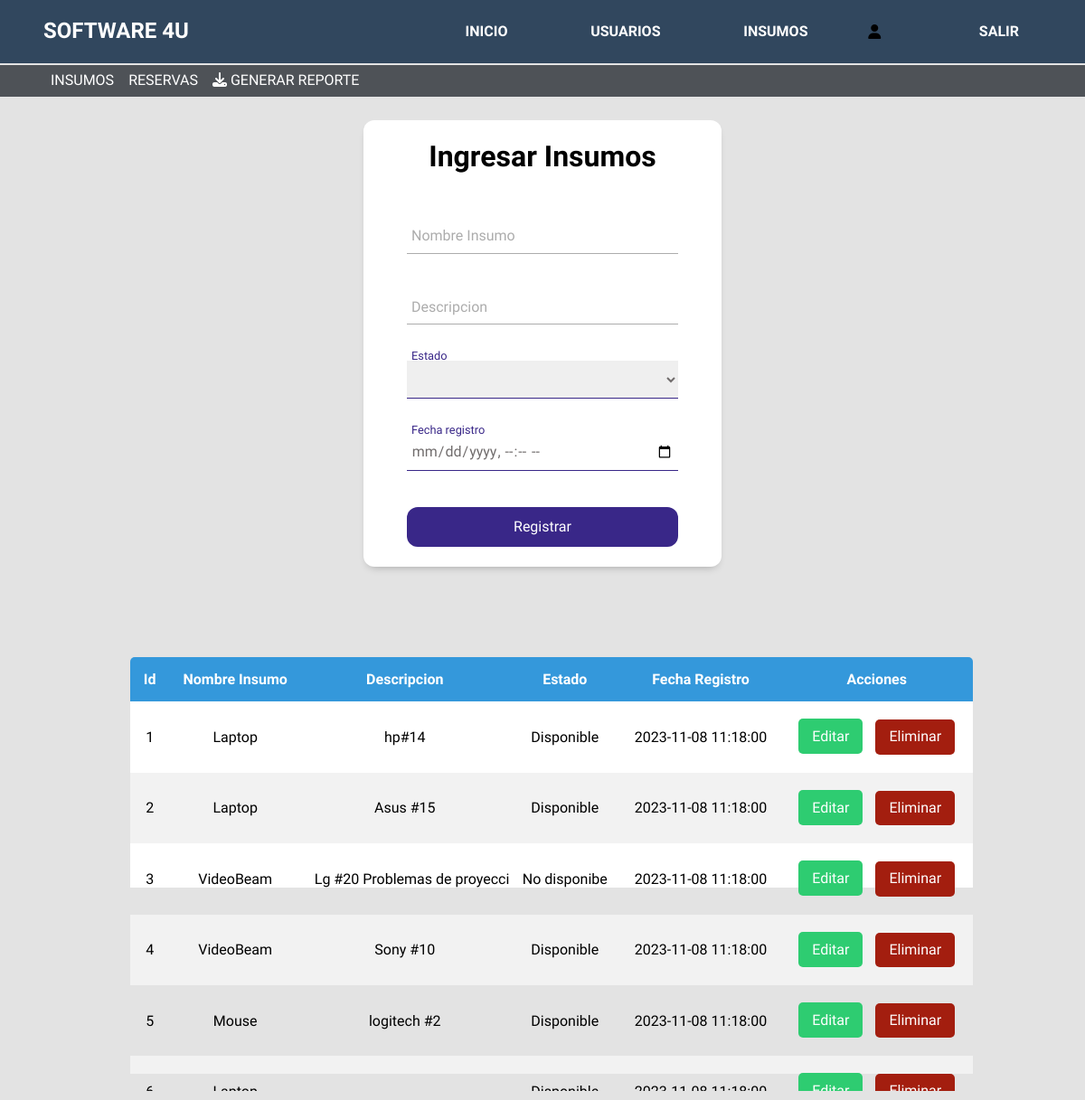
The page /php/admin-insumos.php on the database its author committed.
### tables this page shows
CREATE TABLE Insumos (
    id INT AUTO_INCREMENT PRIMARY KEY,
    NomInsumo VARCHAR(100),
    Descripcion TEXT,
    Estado VARCHAR(15),
    FechaRegistro DATETIME
);

### php/admin-insumos.php (the view, shortened to what this page needs)
<?php
include "../ConexionSQL/modificar-insumos.php";
?>
<!DOCTYPE html>
<html lang="en">
<head>
    <link rel="stylesheet" href="https://cdnjs.cloudflare.com/ajax/libs/normalize/8.0.1/normalize.min.css">
    <link rel="stylesheet" href="http://localhost/proyectofinal/assets/css/menu-abajo.css">
    <link rel="stylesheet" href="http://localhost/proyectofinal/assets/css/menu.css">
    <link rel="stylesheet" href="http://localhost/proyectofinal/assets/css/admi-insumos.css">
    <link rel="stylesheet" href="../fontawesome/fontawesome-free-6.5.1-web/css/all.css">
</head>
<body>
    <nav>
        <div class="logo"> Software 4U</div>
        <ul class="list">
        <li><a href="admin-inicio.php">Inicio</a></li>
            <li><a href="administrador.php">Usuarios</a></li>
            <li><a href="admin-insumos.php">Insumos</a></li>
            <i class="fa-solid fa-user"></i>
            <li><a href="../ConexionSQL/cerrar.php">Salir</a></li>
        </ul>
    </nav>
    <nav class="menu_abajo">
        <ul class="lista_abajo">
            <li><a href="admin-insumos.php">Insumos</a></li>
            <li><a href="admin-reservas.php">Reservas</a></li>
            <li><a href="../fpdf/ReporteInsumos.php" class="btn-reporte" target="_blank"><i class="fa-solid fa-download"></i> Generar reporte</a></li>
        </ul>
    </nav>
    <main>
        <div class="formulario">
            <h1>Ingresar Insumos</h1>
            <form method="post">
                <div class="cotainer">
                    <div class="congrup">
                        <input type="text" id="name" class="form_input" placeholder=" " name="nombre">
                        <label for="name" class="form_label">Nombre Insumo</label>
                    </div>
                    <div class="congrup">
                        <input type="text" id="description" class="form_input" placeholder=" " name="descripcion">
                        <label for="description" class="form_label">Descripcion</label>
                    </div>
                    <div class="congrup">
                        <select id="estado" class="form_input" placeholder=" " name="estado">
                            <option value="1"></option>
                            <option value="Disponible">Disponible</option>
                        </select>
                        <label for="estado" class="form_label">Estado</label>
                        <span class="form_line"></span>
                    </div>
                    <div class="congrup">
                        <input type="datetime-local" id="fecha-registro" class="form_input" placeholder=" "
                            name="fecha-registro">
                        <label for="fecha-registro" class="form_label">Fecha registro</label>
                        <span class="form_line"></span>
                    </div>
                    <input class="form_submit" type="submit" value="Registrar">
                </div>
            </form>
        </div>
        <div class="container-form">
            <div class="crud">
                <table>
                    <thead>
                        <tr>
                            <th>Id</th>
                            <th>Nombre Insumo</th>
                            <th>Descripcion</th>
                            <th>Estado</th>
                            <th>Fecha Registro</th>
                            <th>Acciones</th>
                        </tr>
                    </thead>
                    <tbody>
                        <?php
                        $sql = "SELECT * FROM insumos";
                        $result = $conn->query($sql);
                        if ($result === false) {
                            echo "Error en la consulta: " . $conn->error;
                        } else {
                            if ($result->num_rows > 0) {
                                while ($datos = $result->fetch_object()) {
                                    echo "<tr>";
                                    echo "<td>" . $datos->id . "</td>";
                                    echo "<td>" . $datos->NomInsumo . "</td>";
                                    echo "<td class='descripcion'>" . $datos->Descripcion . "</td>";
                                    echo "<td>" . $datos->Estado . "</td>";
                                    echo "<td>" . $datos->FechaRegistro . "</td>";
                                    echo "<td><a id='editar-" . $datos->id . "' class='my-button-editar'>Editar</a>
                                <a href='admin-insumos.php?id=" . $datos->id . "'><button class='my-button-eliminar'>Eliminar</button></a></td>";
                                }
                            } else {
                                echo "No se encontraron resultados.";
                            }
                        }
                        ?>
                    </tbody>
                </table>
            </div>
        </div>
    </main>
</body>
</html>

### assets/css/menu-abajo.css (style rules this page uses)
body { padding: 0px; margin: 0px; box-sizing: border-box; font-family: 'Dosis', sans-serif; }
.menu_abajo { position: fixed; z-index: 10; left: 0; right: 0; top: 72px; padding: 0 4%; height: 35px; background-color: #4e5257; }
.menu_abajo .lista_abajo { padding: 0; margin: 0; width: 100%; height: 100%; display: flex; align-items: center; justify-content: flex-start; transition: all 300ms ease; }
.menu_abajo .lista_abajo li { list-style: none; }
.menu_abajo .lista_abajo a { display: block; text-transform: uppercase; padding: 8px; font-size: 16px; color: white; text-decoration: none; transition: all 300ms ease; }

### assets/css/menu.css (style rules this page uses)
body { padding: 0px; margin: 0px; box-sizing: border-box; font-family: 'Dosis', sans-serif; }
nav { position: fixed; z-index: 10; left: 0; right: 0; top: 0; padding: 0 4%; height: 70px; background-color: #31475E; }
nav .logo { float: left; width: 40%; height: 100%; display: flex; align-items: center; font-size: 24px; font-weight: bold; color: white; text-transform: uppercase; }
nav .list { float: right; padding: 0; margin: 0; width: 60%; height: 100%; display: flex; justify-content: space-between; align-items: center; }
nav .list li { list-style: none; }
nav .list a { display: block; text-transform: uppercase; padding: 15px 25px; font-size: 16px; font-weight: bold; color: white; text-decoration: none; border-radius: 25px; transition: all 300ms ease; }

### assets/css/admi-insumos.css (style rules this page uses)
body { font-family: 'Dosis', sans-serif; background-color: #E3E3E3; }
main { display: flex; justify-content: center; text-align: center; flex-wrap: wrap; margin-top: 15px; }
.formulario { background-color: white; width: 60%; max-width: 300px; padding: 4.5em 3em; border-radius: 12px; box-shadow: 0 5px 10px -5px rgb(0 0 0 /30%); text-align: center; max-height: 350px; }
.formulario h1 { margin-top: -50px; margin-bottom: 10px; color: black; font-size: 2rem; }
.formulario .cotainer { display: grid; gap: 2.5em; }
.formulario .congrup { position: relative; --color: #5757577e; }
.form_input { width: 100%; background-color: none; color: #706c6c; font-size: 1rem; padding: .6em .3em; border: none; outline: none; border-bottom: 1px solid var(--color); font-family: 'Dosis', sans-serif; }
.form_input:focus+.form_label, .form_input:not(:placeholder-shown)+.form_label { transform: translateY(-12px) scale(.8); transform-origin: left top; color: #392788; }
.form_label { color: var(--color); cursor: pointer; position: absolute; top: 0; left: 5px; transform: translateY(10px); transition: transform .5s, color .3s; }
.form_submit { background: #392788; color: white; font-family: 'Dosis', sans-serif; font-weight: 300; font-size: 1rem; padding: .8em 0; border: none; border-radius: 12px; transition: background-color 0.3s ease, transform 0.6s ease; }
.form_line { position: absolute; bottom: 0; left: 0; width: 100%; height: 1px; background-color: #392788; transform: scale(0); transform: left bottom; }
.form_input:focus~.form_line, .form_input:not(:placeholder-shown)~.form_line { transform: scale(1); }
.container-form { margin-left: 20px; display: flex; justify-content: center; align-items: center; }
.crud { overflow-x: auto; border-radius: 5px; width: 100%; max-height: 490px; }
table { flex-wrap: wrap; width: 100%; border-collapse: collapse; background-color: white; box-shadow: 0 0 10px rgba(0, 0, 0, 0.1); }
thead th { text-align: center; }
th, td { padding: 15px; text-align: center; }
td.descripcion { max-width: 200px; white-space: nowrap; overflow-x: auto; overflow-y: hidden; }
thead { background-color: #3498db; color: white; }
tbody tr:nth-child(even) { background-color: #f2f2f2; }
.my-button-editar, .my-button-eliminar { padding: 10px 15px; margin: 5px; border: none; border-radius: 5px; cursor: pointer; text-decoration: none; transition: background-color 0.3s ease; }
.my-button-editar { background-color: #2ecc71; color: white; }
.my-button-eliminar { background-color: #a31e0f; color: white; }
.formulario, .container-form { margin-top: 100px; }

### rows shown on the page
insumos: id "1", NomInsumo "Laptop", Descripcion "hp#14", Estado "Disponible", FechaRegistro "2023-11-08 11:18:00"
insumos: id "2", NomInsumo "Laptop", Descripcion "Asus #15", Estado "Disponible", FechaRegistro "2023-11-08 11:18:00"
insumos: id "3", NomInsumo "VideoBeam", Descripcion "Lg #20 Problemas de…", Estado "No disponibe", FechaRegistro "2023-11-08 11:18:00"
insumos: id "4", NomInsumo "VideoBeam", Descripcion "Sony #10", Estado "Disponible", FechaRegistro "2023-11-08 11:18:00"
insumos: id "5", NomInsumo "Mouse", Descripcion "logitech #2", Estado "Disponible", FechaRegistro "2023-11-08 11:18:00"
insumos: id "6", NomInsumo "Laptop", Estado "Disponible", FechaRegistro "2023-11-08 11:18:00"
